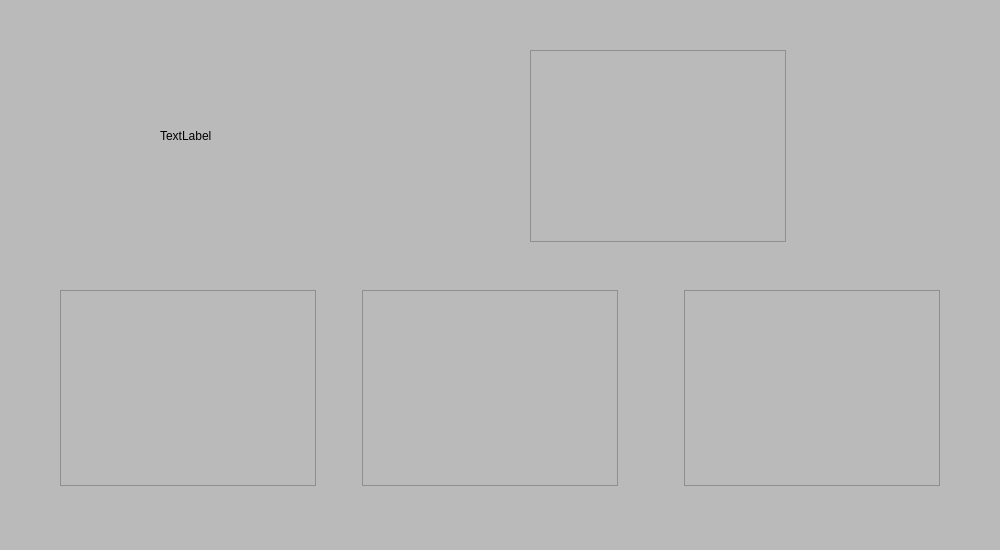
<?xml version="1.0" encoding="UTF-8"?>
<ui version="4.0">
 <class>East9</class>
 <widget class="QWidget" name="East9">
  <property name="geometry">
   <rect>
    <x>0</x>
    <y>0</y>
    <width>1000</width>
    <height>550</height>
   </rect>
  </property>
  <property name="windowTitle">
   <string>Form</string>
  </property>
  <property name="styleSheet">
   <string notr="true">QWidget {
     background-color:rgb(186, 186, 186);
}</string>
  </property>
  <widget class="QTableView" name="tableView">
   <property name="geometry">
    <rect>
     <x>530</x>
     <y>50</y>
     <width>256</width>
     <height>192</height>
    </rect>
   </property>
  </widget>
  <widget class="QWidget" name="layoutWidget">
   <property name="geometry">
    <rect>
     <x>60</x>
     <y>290</y>
     <width>880</width>
     <height>196</height>
    </rect>
   </property>
   <layout class="QHBoxLayout" name="horizontalLayout_2">
    <item>
     <layout class="QHBoxLayout" name="horizontalLayout">
      <item>
       <widget class="QTableView" name="tableView_2"/>
      </item>
      <item>
       <spacer name="horizontalSpacer">
        <property name="orientation">
         <enum>Qt::Horizontal</enum>
        </property>
        <property name="sizeHint" stdset="0">
         <size>
          <width>40</width>
          <height>20</height>
         </size>
        </property>
       </spacer>
      </item>
      <item>
       <widget class="QListView" name="listView"/>
      </item>
     </layout>
    </item>
    <item>
     <spacer name="horizontalSpacer_2">
      <property name="orientation">
       <enum>Qt::Horizontal</enum>
      </property>
      <property name="sizeHint" stdset="0">
       <size>
        <width>40</width>
        <height>20</height>
       </size>
      </property>
     </spacer>
    </item>
    <item>
     <widget class="QTableView" name="tableView_3"/>
    </item>
   </layout>
  </widget>
  <widget class="QLabel" name="img9">
   <property name="geometry">
    <rect>
     <x>160</x>
     <y>70</y>
     <width>161</width>
     <height>131</height>
    </rect>
   </property>
   <property name="text">
    <string>TextLabel</string>
   </property>
  </widget>
 </widget>
 <resources/>
 <connections/>
</ui>
